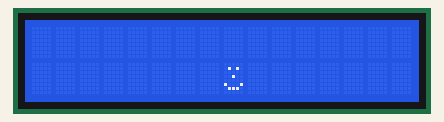
A sketch run on a simulated Arduino Uno, built with avr-gcc and run on an emulated ATmega328P. Parts: 16×2 character LCD.

Above: at 0.17 s.
At 0.99 s:
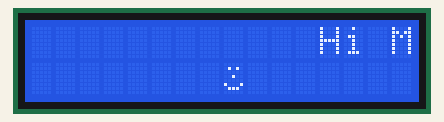
At 1.8 s:
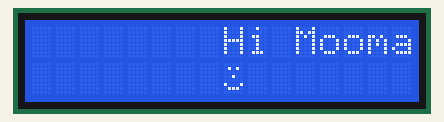
At 3.4 s:
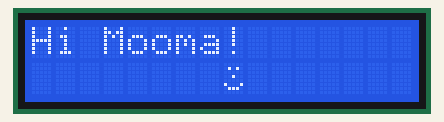
At 5.36 s:
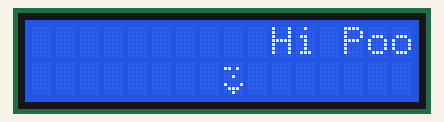
At 7.4 s:
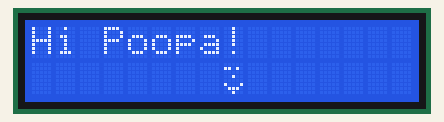

Measured:
- by itself, everything shown: repeats every 7.9 s, in 34 steps
- what the display in image 3 shows lasts 0.7 s, from 3.3 s to 4.0 s

The sketch:

hello_smile_scroll.ino
```cpp
#include <LiquidCrystal.h>
#include <LCDKeypad.h>

LCDKeypad lcd ;

#define COLUMNS 16
#define ROWS 2
#define SMILE_CHAR 1
#define CHEEKY_CHAR 2

byte smile[8] = {
  B00000,
  B01010,
  B00000,
  B00100,
  B00000,
  B10001,
  B01110,
  B00000,
};

byte cheeky[8] = {
  B00000,
  B11010,
  B00000,
  B00100,
  B00000,
  B10001,
  B01110,
  B00100,
};

void createSpecialChars()
{
  lcd.createChar(SMILE_CHAR, smile);
  lcd.createChar(CHEEKY_CHAR, cheeky);
}

void displaySpecialChar(int specialChar, int col, int row)
{
  lcd.setCursor(col, row);
  lcd.write(specialChar);
  lcd.setCursor(0, 0); // put cursor back ready for next write
}

void bounceMessage(char* message, int specialChar)
{
  int counter;
  lcd.setCursor(16,0);

  lcd.clear();
  for (counter = COLUMNS; counter >= 0; counter--)
  {
    lcd.clear();
    lcd.setCursor(counter, 0);
    lcd.print(message);
    displaySpecialChar(specialChar, 8, 1);
    delay(200);
  }

  delay(500);
}

void setup()
{
  createSpecialChars();
  lcd.begin(16,2);
  lcd.clear();
}

void loop()
{
  bounceMessage("Hi Mooma!", SMILE_CHAR);
  bounceMessage("Hi Poopa!", CHEEKY_CHAR);
}
```
